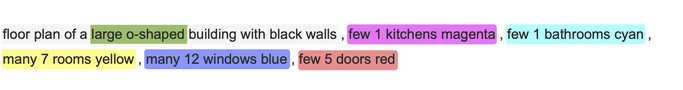
#> input picture images/SD_Floorplan_Query.png, 683 x 90 px, shrunk from 2050 x 271 before the run, given in place of window_horizontal.png, which was not available
$ python proc_generation.py
#> lines starting #> are read from the running program, lines starting #| are printed output that depends on the picture; after the words box and inside, x2 and y2 are one past the last pixel; in counts of white or black regions, pixels touching at a corner belong together; pictures that were not available may be replaced by others from this repository, and a replacement may not be noted
import numpy as np
import random
import matplotlib.pyplot as plt
from PIL import Image


def draw_bounds(image, x1, y1, x2, y2, color):
  # Draw horizontal lines
  image[y1, x1:x2 + 1] = color
  image[y2, x1:x2 + 1] = color
  # Draw vertical lines
  image[y1:y2 + 1, x1] = color
  image[y1:y2 + 1, x2] = color


def fill_bounds(image, x1, y1, x2, y2, color):
  for i in range(x1, x2 + 1):
    for j in range(y1, y2 + 1):
      image[i, j] = color


# [17 lines left out: functions building_size, image_contains_color, not called in this run]


def scale_image_nn(image_array, scale_factor):
  # Get the dimensions of the original image
  height, width, channels = image_array.shape

  # Calculate the new dimensions for the scaled image
  new_height, new_width = int(height * scale_factor), int(width * scale_factor)

  # Create an empty array for the scaled image
  scaled_array = np.zeros((new_height, new_width, channels),
                          dtype=image_array.dtype)

  # Calculate the scaling factor for each dimension
  y_scale = height / new_height
  x_scale = width / new_width

  # Perform nearest-neighbor interpolation
  for y in range(new_height):
    for x in range(new_width):
      # Calculate the corresponding pixel in the original image
      original_y = int(y * y_scale)
      original_x = int(x * x_scale)

      # Copy the color of the nearest neighbor in the original image
      scaled_array[y, x] = image_array[original_y, original_x]

  # Return the scaled image
  return scaled_array


def replace_rectangles(image_array, color, replacement_image, x_size, y_size,
                       flip_chance, up_down, scale_factor):
  windows_img = Image.open(replacement_image)
  if image_array.shape[2] == 3:
    windows_img = windows_img.convert('RGB')
  else:
    windows_img = windows_img.convert('RGBA')

  # Create a mask of pixels that match the specified color
  mask = np.all(image_array == color, axis=-1)

  # Find the coordinates of the top-left corner of each rectangle
  rectangles = []
  for y in range(mask.shape[0]):
    for x in range(mask.shape[1]):
      if mask[y, x]:
        # Check if this is the top-left corner of a new rectangle
        if (y == 0 or not mask[y - 1, x]) and (x == 0 or not mask[y, x - 1]):
          rectangles.append((x, y))

  # Replace each rectangular area with the replacement image
  # Flip the replacement image with the given chance
  replacements = 0
  for x, y in rectangles:
    y_start, x_start = y, x

    if random.random() < flip_chance:
      if up_down:
        windows_img_t = windows_img.transpose(Image.Transpose.FLIP_TOP_BOTTOM)
        windows_array = np.array(windows_img_t)
        y_start = y - y_size + scale_factor
      else:
        windows_img_t = windows_img.transpose(Image.Transpose.FLIP_LEFT_RIGHT)
        windows_array = np.array(windows_img_t)
        x_start = x - x_size + scale_factor
    else:
      windows_array = np.array(windows_img)

    black_pixels_mask = np.all(windows_array == [0, 0, 0], axis=-1)
    black_pixels_mask_expanded = np.expand_dims(black_pixels_mask, axis=-1)

    inside_rectangle_mask = np.zeros_like(mask, dtype=bool)
    inside_rectangle_mask[y_start:y_start + y_size, x_start:x_start + x_size] = True

    combined_mask = black_pixels_mask_expanded & inside_rectangle_mask[y_start:y_start + y_size, x_start:x_start + x_size, np.newaxis]

    image_array[y_start:y_start + y_size, x_start:x_start + x_size][np.repeat(combined_mask, image_array.shape[2], axis=-1)] = windows_array[np.repeat(combined_mask, image_array.shape[2], axis=-1)]

    # Replace the detected rectangles with the replacement_image
    mask_expanded = np.expand_dims(mask, axis=-1)
    image_array[y_start:y_start + y_size, x_start:x_start + x_size][np.repeat(mask_expanded[y_start:y_start + y_size, x_start:x_start + x_size], image_array.shape[2], axis=-1)] = windows_array[np.repeat(mask_expanded[y_start:y_start + y_size, x_start:x_start + x_size], image_array.shape[2], axis=-1)]

    replacements += 1

  return replacements

def replace_color(np_image, old_color, new_color):
    # Create a boolean mask that is True where the old_color is found in the image
    color_mask = np.all(np_image == old_color, axis=-1)

    # Replace old_color with new_color using the mask
    np_image[color_mask] = new_color

    return np_image

# [63 lines left out: function create_description, not called in this run]


###############################
### 0. Procedural generation configuration ###
number_of_generations = 100
##Canvas
min_height = 60
max_height = 120
min_width = 60
max_width = 120
bg_color = [255, 255, 255]
##Structure
margin = 10
min_rooms = 4
max_rooms = 9
##Additional elements
door_size = 4
window_size = 4
outer_door_probability = 20
inner_door_probability = 50
window_probability = 75
##Final colors
horizontal_inner_wall_color = [125, 125, 125]
horizontal_outer_wall_color = [0, 0, 0]
vertical_inner_wall_color = [125, 125, 125]
vertical_outer_wall_color = [0, 0, 0]
horizontal_door_color = [255, 0, 0]
vertical_door_color = [255, 255, 0]
horizontal_window_color = [0, 0, 255]
vertical_window_color = [0, 255, 255]
door_color_name = "red"
window_color_name = "blue"
bath_color = [0,250,250]
bath_color_name = "cyan"
kitchen_color = [250,0,250]
kitchen_color_name = "magenta"
living_color = [250,250,0]
living_color_name = "yellow"
##Don't alter
scale_factor = 30

successfull_generations = 0
while successfull_generations < number_of_generations:
  #########################################################
  ### 1. Generate and draw basic bounds of the building ###

  #Establish bounds
  height = random.randrange(min_height, max_height)
  width = random.randrange(min_width, max_width)
  bounds_height = height - margin * 2
  bounds_width = width - margin * 2

  #Generate image background
  img = np.ones((width, height, 3), dtype=np.uint8)
  for i in range(0, height):
    for j in range(0, width):
      img[j, i] = bg_color

  #Draw building bounds
  wall_color = [0, 0, 255]
  floor_color = [255, 255, 0]
  draw_bounds(img, margin, margin, margin + bounds_height,
              margin + bounds_width, wall_color)
  fill_bounds(img, margin + 1, margin + 1, margin + bounds_width - 1,
              margin + bounds_height - 1, floor_color)

  ###############################################################
  ### 2. Generate room extents through growth-based algorithm ###

  #Class for keeping room extents
  class Room:

    def __init__(self, ptx, pty, color):
      self.x1 = ptx
      self.y1 = pty
      self.x2 = ptx
      self.y2 = pty
      self.color = color

  #Randomly generate starting points within the bounds
  room_nr = random.randrange(min_rooms, max_rooms)
  rooms = []
  for r in range(0, room_nr):
    room_color = [
      random.randrange(0, 255),
      random.randrange(0, 255),
      random.randrange(0, 255)
    ]
    pt_x = random.randrange(margin + 1, margin + bounds_width - 1)
    pt_y = random.randrange(margin + 1, margin + bounds_height - 1)
    img[pt_x, pt_y] = room_color
    rooms.append(Room(pt_x, pt_y, room_color))

  #Growth-based algorithm
  steps = height - margin  #The maximum amount of pixels a room can grow
  for s in range(0, steps):
    for r in rooms:
      #Grow upwards
      #Check upper edge
      up_clear = True
      for y in range(r.y1, r.y2 + 1):
        if (img[r.x1 - 1, y].tolist() not in [floor_color, wall_color]):
          up_clear = False
      if (up_clear):
        r.x1 -= 1
        for y in range(r.y1, r.y2 + 1):
          img[r.x1, y] = r.color
      #Grow downwards
      #Check lower edge
      down_clear = True
      for y in range(r.y1, r.y2 + 1):
        if (img[r.x2 + 1, y].tolist() not in [floor_color, wall_color]):
          down_clear = False
      if (down_clear):
        r.x2 += 1
        for y in range(r.y1, r.y2 + 1):
          img[r.x2, y] = r.color
      #Grow left
      #Check left edge
      left_clear = True
      for x in range(r.x1, r.x2 + 1):
        if (img[x, r.y1 - 1].tolist() not in [floor_color, wall_color]):
          left_clear = False
      if (left_clear):
        r.y1 -= 1
        for x in range(r.x1, r.x2 + 1):
          img[x, r.y1] = r.color
      #Grow right
      #Check right edge
      right_clear = True
      for x in range(r.x1, r.x2 + 1):
        if (img[x, r.y2 + 1].tolist() not in [floor_color, wall_color]):
          right_clear = False
      if (right_clear):
        r.y2 += 1
        for x in range(r.x1, r.x2 + 1):
          img[x, r.y2] = r.color

  #Remove all pixels that were not grown over from the building (by recoloring to background)
  for i, color in np.ndenumerate(img):
    if (color == floor_color).all():
      img[i] = bg_color

  #Eliminate rooms at random to create non-square building structures
  delete_list = []
  for r in rooms:
    if random.randint(0, 100) < 15:
      delete_list.append(r)
      #r.color = bg
      fill_bounds(img, r.x1, r.y1, r.x2, r.y2, bg_color)
  rooms = [r for r in rooms if r not in delete_list]

  ####################################################
  ### 3. Draw walls along the borders of the rooms ###

  #Draw inner and outer walls, make sure that they are one pixel thick
  outer_wall_color = [255, 0, 0]
  for r in rooms:
    #If a room was eliminated to be background, ignore
    if (r.color == bg_color):
      continue
    #Draw the edges - depening on which color the edge runs along, make it an outer or inner
    #Draw lower edge
    for i in range(r.y1, r.y2 + 1):
      if (img[r.x2 + 1, i].tolist() == bg_color):
        img[r.x2, i] = outer_wall_color
      else:
        img[r.x2, i] = wall_color
    #Draw upper edge
    for i in range(r.y1, r.y2 + 1):
      if (img[r.x1 - 1, i].tolist() == bg_color):
        img[r.x1 - 1, i] = outer_wall_color
      else:
        img[r.x1 - 1, i] = wall_color
    #Draw left edge
    for i in range(r.x1, r.x2 + 1):
      if (img[i, r.y1 - 1].tolist() == bg_color):
        img[i, r.y1] = outer_wall_color
      else:
        img[i, r.y1] = wall_color
    #Draw right edge
    for i in range(r.x1 - 1, r.x2 + 1):
      if (img[i, r.y2 + 1].tolist() == bg_color):
        img[i, r.y2 + 1] = outer_wall_color
      else:
        img[i, r.y2 + 1] = wall_color

  #############################################################################
  ### 4. Collect all necessary topological information from the drawn image ###

  #Mark and collect wall intersection points (nodes)
  nodes = set()
  node_color = [0, 255, 0]
  for r in rooms:
    img[r.x1 - 1, r.y1] = node_color
    nodes.add((r.x1 - 1, r.y1))
    img[r.x1 - 1, r.y2 + 1] = node_color
    nodes.add((r.x1 - 1, r.y2 + 1))
    img[r.x2, r.y2 + 1] = node_color
    nodes.add((r.x2, r.y2 + 1))
    img[r.x2, r.y1] = node_color
    nodes.add((r.x2, r.y1))
    fill_bounds(img, r.x1, r.y1 + 1, r.x2 - 1, r.y2, bg_color)

  #For every wall intersection point iterate right and downwards, to collect all walls in the image and distinguish them by type and direction
  horizontal_inner_edges = []
  horizontal_outer_edges = []
  vertical_inner_edges = []
  vertical_outer_edges = []
  for n in nodes:
    x, y = n
    wall_color = ""
    # Check for edge in lower direction
    for j in range(x + 1, width):
      if (img[j, y].tolist() == bg_color): break
      node_found = False
      for n2 in nodes:
        if (j, y) == n2:
          if (wall_color == outer_wall_color):
            vertical_outer_edges.append((n, n2[0] - n[0]))
          elif (wall_color == wall_color):
            vertical_inner_edges.append((n, n2[0] - n[0]))
          node_found = True
          break
      if node_found: break
      wall_color = img[j, y].tolist()
    # Check for edge in right direction
    for j in range(y + 1, height):
      if (img[x, j].tolist() == bg_color): break
      node_found = False
      for n2 in nodes:
        if (x, j) == n2:
          if (wall_color == outer_wall_color):
            horizontal_outer_edges.append((n, n2[1] - n[1]))
          elif (wall_color == wall_color):
            horizontal_inner_edges.append((n, n2[1] - n[1]))
          node_found = True
          break
      if node_found: break
      wall_color = img[x, j].tolist()

  #############################################################################################
  ### 5. Use the collected information to draw the final image, including doors and windows ###

  #Draw final walls with windows and doors
  for e in horizontal_inner_edges:
    #print("Horizontal edge draw from" + str(e[0]) + " to [" + str(e[0][0]) + ", " + str(e[0][1]+e[1]) + "]")
    for i in range(e[0][1], e[0][1] + e[1]):
      img[e[0][0], i] = horizontal_inner_wall_color
    #Draw doors
    if random.randint(0, 100) < inner_door_probability and e[1] > door_size:
      for i in range((e[0][1] + e[1] // 2) - door_size // 2,
                     (e[0][1] + e[1] // 2) + door_size // 2):
        img[e[0][0], i] = horizontal_door_color
  for e in vertical_inner_edges:
    #print("Vertical edge draw from" + str(e[0]) + " to [" + str(e[0][0]+e[1]) + ", " + str(e[0][1]) + "]")
    for i in range(e[0][0], e[0][0] + e[1]):
      img[i, e[0][1]] = vertical_inner_wall_color
    #Draw doors
    if random.randint(0, 100) < inner_door_probability and e[1] > door_size:
      for i in range((e[0][0] + e[1] // 2) - door_size // 2,
                     (e[0][0] + e[1] // 2) + door_size // 2):
        img[i, e[0][1]] = vertical_door_color

  for e in horizontal_outer_edges:
    #print("Horizontal edge draw from" + str(e[0]) + " to [" + str(e[0][0]) + ", " + str(e[0][1]+e[1]) + "]")
    for i in range(e[0][1], e[0][1] + e[1]):
      img[e[0][0], i] = horizontal_outer_wall_color
    #Draw door
    if random.randint(0, 100) < outer_door_probability and e[1] > door_size:
      for i in range((e[0][1] + e[1] // 2) - door_size // 2,
                     (e[0][1] + e[1] // 2) + door_size // 2):
        img[e[0][0], i] = horizontal_door_color
    #Draw 2 windows
    if e[1] > door_size + window_size * 3:
      if random.randint(0, 100) < window_probability:
        for i in range((e[0][1] + e[1] // 4) - window_size // 2,
                       (e[0][1] + e[1] // 4) + window_size // 2):
          img[e[0][0], i] = horizontal_window_color
      if random.randint(0, 100) < window_probability:
        for i in range((e[0][1] + (e[1] // 4) * 3) - window_size // 2,
                       (e[0][1] + (e[1] // 4) * 3) + window_size // 2):
          img[e[0][0], i] = horizontal_window_color
  for e in vertical_outer_edges:
    #print("Vertical edge draw from" + str(e[0]) + " to [" + str(e[0][0]+e[1]) + ", " + str(e[0][1]) + "]")
    for i in range(e[0][0], e[0][0] + e[1] + 1):
      img[i, e[0][1]] = vertical_outer_wall_color
    #Draw door
    if random.randint(0, 100) < outer_door_probability and e[1] > door_size:
      for i in range((e[0][0] + e[1] // 2) - door_size // 2,
                     (e[0][0] + e[1] // 2) + door_size // 2):
        img[i, e[0][1]] = vertical_door_color
    #Draw 2 windows
    if e[1] > door_size + window_size * 3:
      if random.randint(0, 100) < window_probability:
        for i in range((e[0][0] + e[1] // 4) - window_size // 2,
                       (e[0][0] + e[1] // 4) + window_size // 2):
          img[i, e[0][1]] = vertical_window_color
      if random.randint(0, 100) < window_probability:
        for i in range((e[0][0] + (e[1] // 4) * 3) - window_size // 2,
                       (e[0][0] + (e[1] // 4) * 3) + window_size // 2):
          img[i, e[0][1]] = vertical_window_color


  ###############################
  ### 6. Find room semantics ###

  #Sort rooms by size through lambda expression
  sorted_rooms = sorted(rooms, key=lambda r: (r.x2 - r.x1) * (r.y2 - r.y1) )

  #Give a chance for a room to be a special room, otherwise they are just living rooms
  bath_nr = 0
  bath_chance = 50
  kitchen_nr = 0
  kitchen_chance = 50
  for r in sorted_rooms:
    if random.randint(0,100) < bath_chance:
      r.color = bath_color
      bath_nr += 1
      bath_chance = 5
    elif random.randint(0,100) < kitchen_chance:
      r.color = kitchen_color
      kitchen_nr += 1
      kitchen_chance = 5
    else:
      r.color = living_color

  ###############################
  ### 7. Apply plan symbology ###

  #Recolor rooms
  room_img = np.copy(img)
  for r in rooms:
    fill_bounds(room_img, r.x1, r.y1 + 1, r.x2 - 1, r.y2, r.color)

  #Prepare scaled images for all four versions
  cont_img = scale_image_nn(img, scale_factor)
  cont_room_img = scale_image_nn(room_img, scale_factor)
  symb_img = np.copy(cont_img)
  symb_room_img = np.copy(cont_room_img)

  replace_color(cont_img, vertical_door_color, horizontal_door_color)
  replace_color(cont_img, vertical_window_color, horizontal_window_color)
  replace_color(cont_room_img, vertical_door_color, horizontal_door_color)
  replace_color(cont_room_img, vertical_window_color, horizontal_window_color)

  #Replace windows in both symbology plans
  windows = 0
  windows += replace_rectangles(symb_img, horizontal_window_color, "symbology/window_horizontal.png", 120, 30, 0, False, 0)
#> in replace_rectangles, windows_img is the input picture: PIL image 683x90 RGBA; mean R, G, B, A 231.1, 228.2, 231.6, 255
#> the loop in replace_rectangles, `for x, y in rectangles:` made 1 pass
#> pass 1, in replace_rectangles, `black_pixels_mask = np.all(windows_array == [0, 0, 0], axis=-1)`:
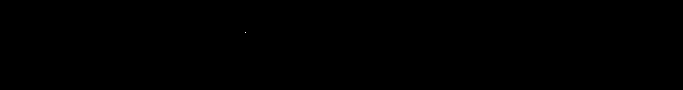
#> black_pixels_mask: shape (90, 683) bool; 0% white in thin lines or dots, all inside (x1, y1, x2, y2) = (245, 32, 246, 33)
#> after the loop in replace_rectangles, `for x, y in rectangles:`:
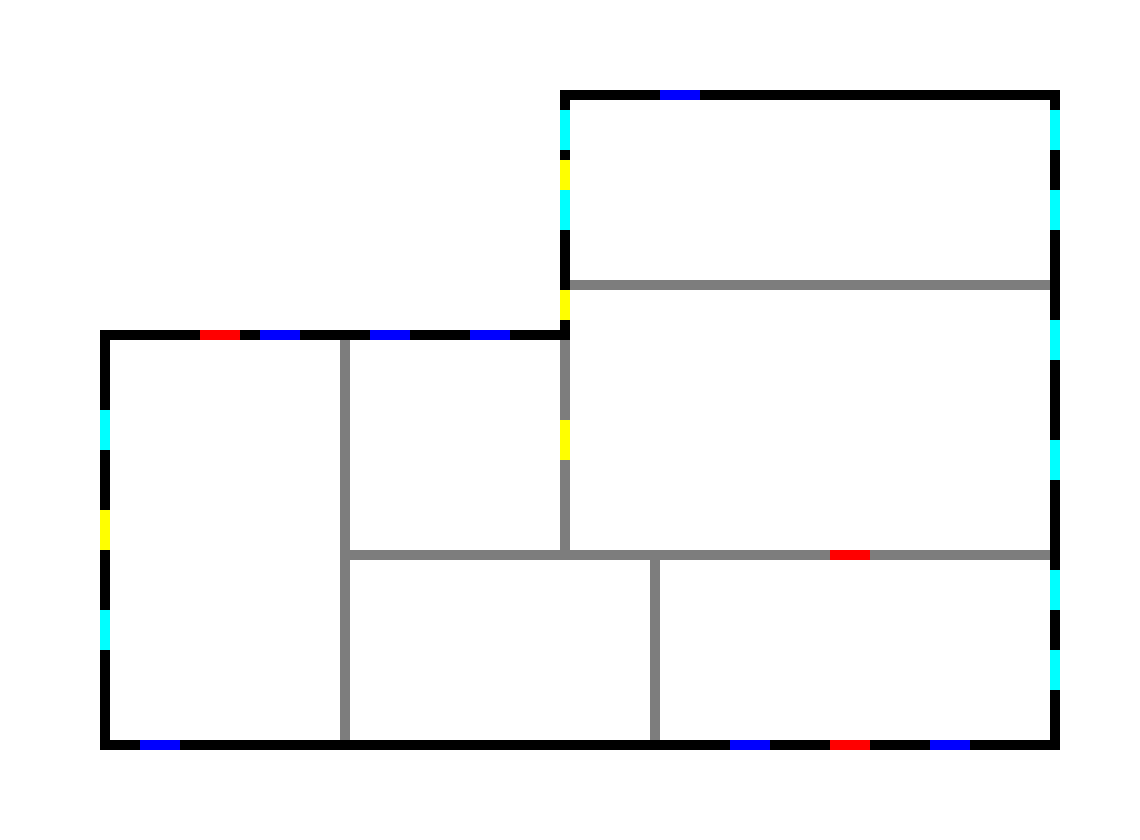
#> image_array: shape (2520, 3420, 3) (shown at 1/3 size); mean R, G, B 244.4, 245.1, 245.5
#> after the loop in replace_rectangles, `for x, y in rectangles:`:
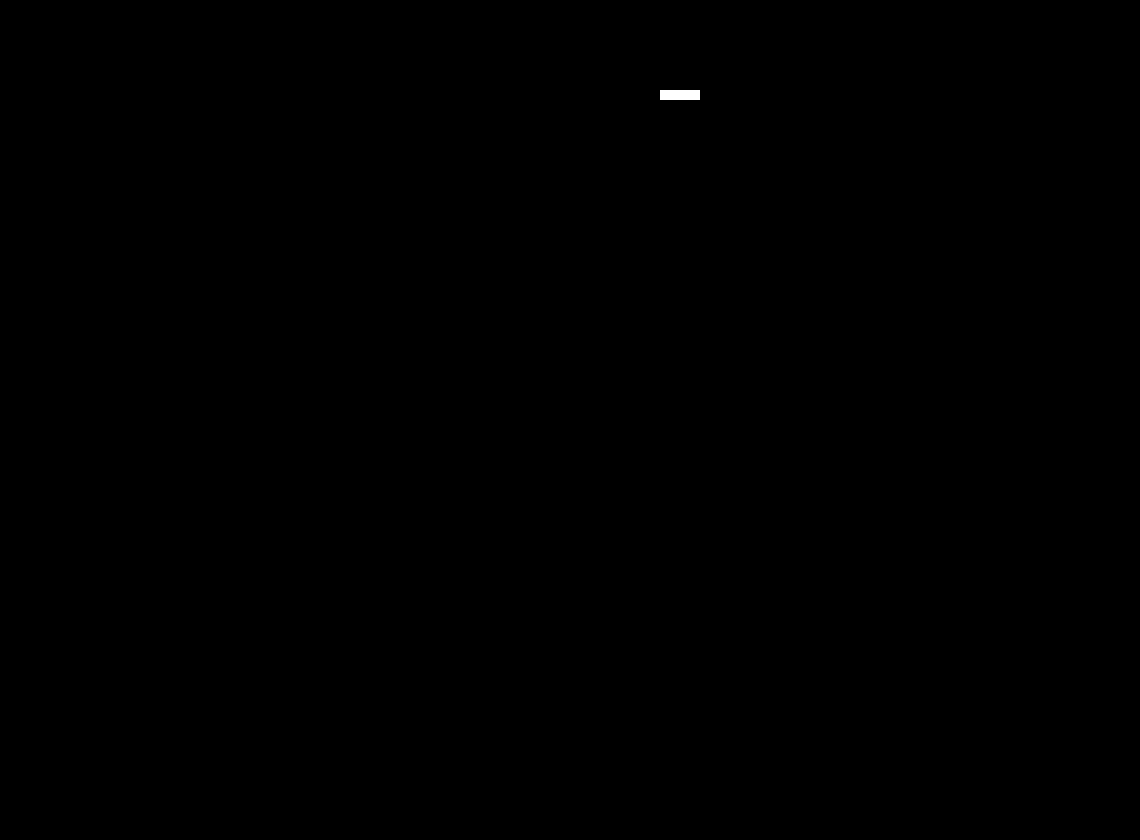
#> inside_rectangle_mask: shape (2520, 3420) bool (shown at 1/3 size); 0.04% white; 1 white region, box (x1, y1, x2, y2) and area: (1980, 270, 2100, 300) 3600
#> after the loop in replace_rectangles, `for x, y in rectangles:`:
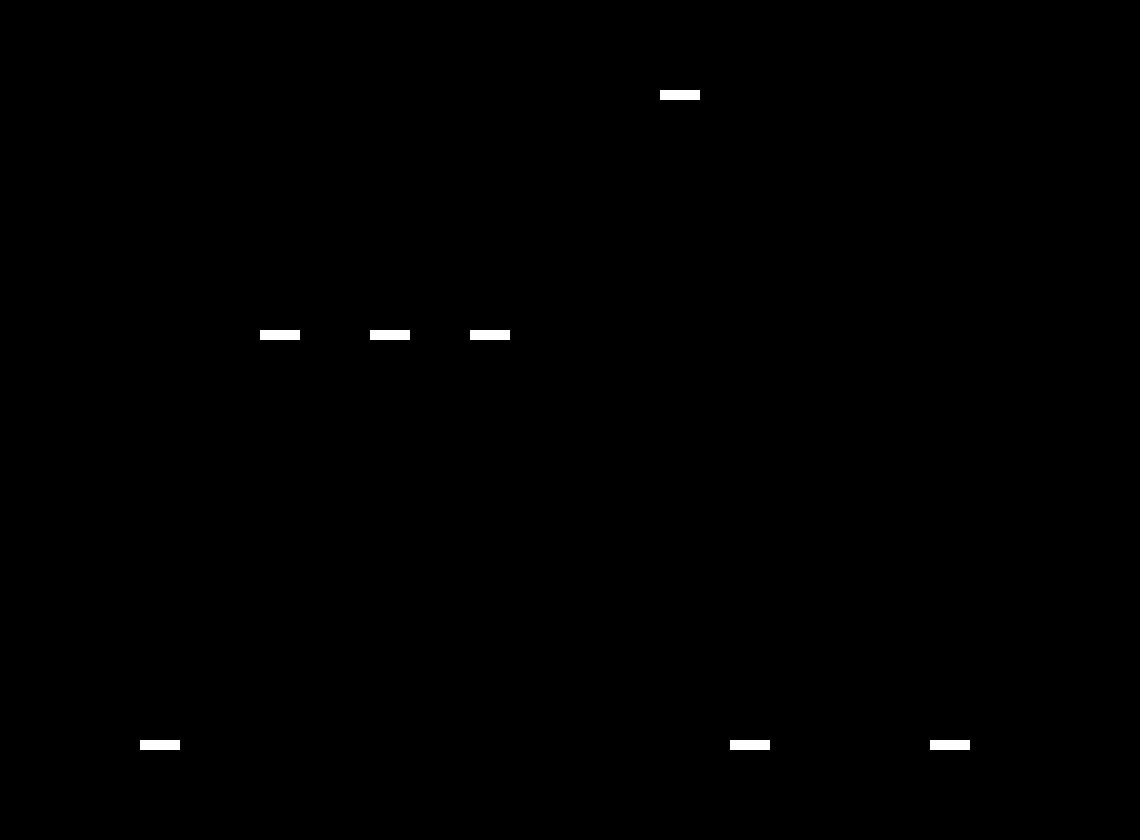
#> mask: shape (2520, 3420) bool (shown at 1/3 size); 0.29% white; 7 white regions, largest, box (x1, y1, x2, y2) and area: (1980, 270, 2100, 300) 3600, (780, 990, 900, 1020) 3600, (1110, 990, 1230, 1020) 3600
#> after the loop in replace_rectangles, `for x, y in rectangles:`: replacements = 0
#> (the run stopped early here; a loop or call above may not have finished)
